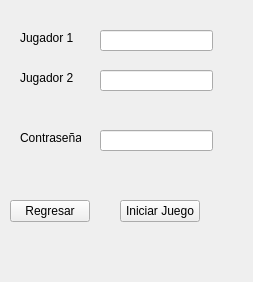
<?xml version="1.0" encoding="UTF-8"?>
<ui version="4.0">
 <class>MultIni</class>
 <widget class="QWidget" name="MultIni">
  <property name="geometry">
   <rect>
    <x>0</x>
    <y>0</y>
    <width>253</width>
    <height>282</height>
   </rect>
  </property>
  <property name="windowTitle">
   <string>Form</string>
  </property>
  <widget class="QLabel" name="label">
   <property name="geometry">
    <rect>
     <x>20</x>
     <y>30</y>
     <width>61</width>
     <height>16</height>
    </rect>
   </property>
   <property name="text">
    <string>Jugador 1</string>
   </property>
  </widget>
  <widget class="QLabel" name="label_2">
   <property name="geometry">
    <rect>
     <x>20</x>
     <y>70</y>
     <width>61</width>
     <height>16</height>
    </rect>
   </property>
   <property name="text">
    <string>Jugador 2</string>
   </property>
  </widget>
  <widget class="QLineEdit" name="Jug1">
   <property name="geometry">
    <rect>
     <x>100</x>
     <y>30</y>
     <width>113</width>
     <height>21</height>
    </rect>
   </property>
  </widget>
  <widget class="QLineEdit" name="Jug2">
   <property name="geometry">
    <rect>
     <x>100</x>
     <y>70</y>
     <width>113</width>
     <height>21</height>
    </rect>
   </property>
  </widget>
  <widget class="QLabel" name="label_3">
   <property name="geometry">
    <rect>
     <x>20</x>
     <y>130</y>
     <width>61</width>
     <height>16</height>
    </rect>
   </property>
   <property name="text">
    <string>Contraseña</string>
   </property>
  </widget>
  <widget class="QLineEdit" name="Contra">
   <property name="geometry">
    <rect>
     <x>100</x>
     <y>130</y>
     <width>113</width>
     <height>21</height>
    </rect>
   </property>
  </widget>
  <widget class="QPushButton" name="RegresarButton">
   <property name="geometry">
    <rect>
     <x>10</x>
     <y>200</y>
     <width>80</width>
     <height>22</height>
    </rect>
   </property>
   <property name="text">
    <string>Regresar</string>
   </property>
  </widget>
  <widget class="QPushButton" name="IniciarButton">
   <property name="geometry">
    <rect>
     <x>120</x>
     <y>200</y>
     <width>80</width>
     <height>22</height>
    </rect>
   </property>
   <property name="text">
    <string>Iniciar Juego</string>
   </property>
  </widget>
 </widget>
 <resources/>
 <connections/>
</ui>
